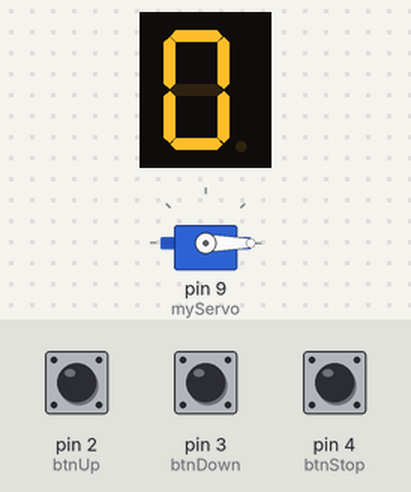
Bench run of a sketch on a simulated Arduino Uno, built with avr-gcc and run on an emulated ATmega328P. On the bench: 1-digit seven-segment display, servo. Wiring (inferred from the names in the program): 1-digit 7-segment display, segments lit when HIGH: segments pin 5, pin 6, pin 7, pin 12, pin 13, A0, A1. The inputs (shaded band) are chosen by the test bench; at power-on: pin 2 (btnUp) HIGH, pin 3 (btnDown) HIGH, pin 4 (btnStop) HIGH. The segment pins are drawn as the display they are named for.

Above: at 1.2 s.
1.3 s: pin 2 (btnUp) pulled LOW for 0.15 s
At 1.46 s:
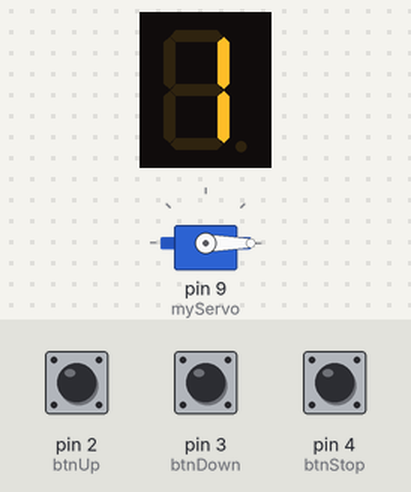
2.0 s: pin 3 (btnDown) pulled LOW for 0.15 s
At 2.9 s:
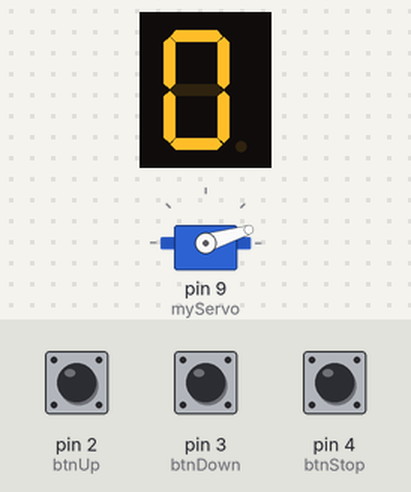
3.6 s: pin 2 (btnUp) pulled LOW for 1 s
At 4.55 s:
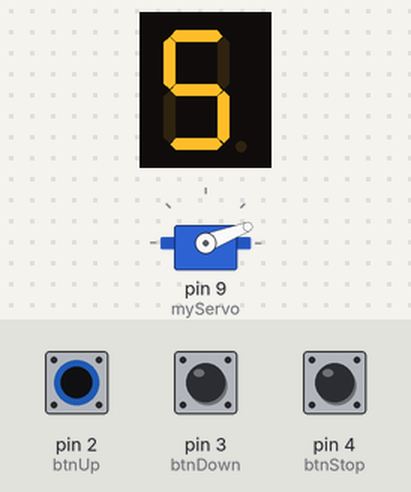
5.2 s: pin 4 (btnStop) pulled LOW for 0.15 s
At 6.4 s:
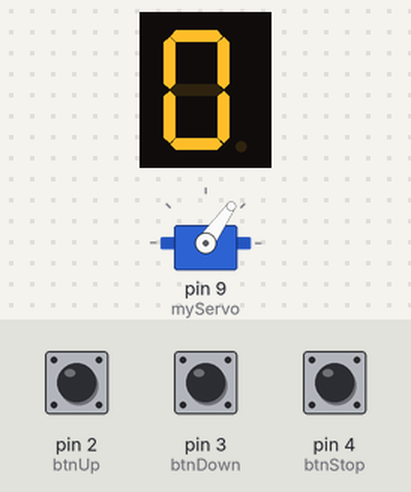
6.8 s: pin 2 (btnUp) pulled LOW for 3.2 s
At 8.55 s:
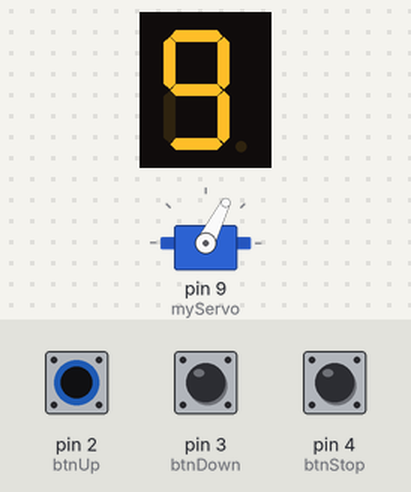
10.6 s: pin 3 (btnDown) pulled LOW for 1 s
At 11.86 s:
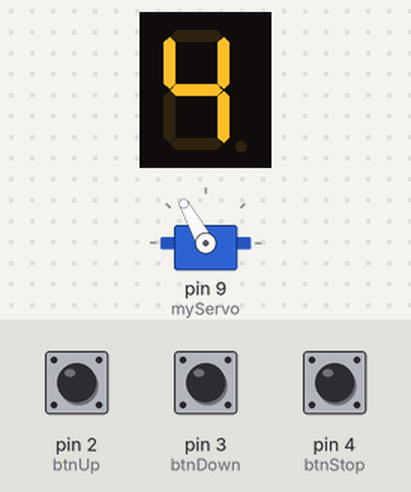
Timing chart, 0 to 13.2 s (numbered marks = the images above; inputs shaded):
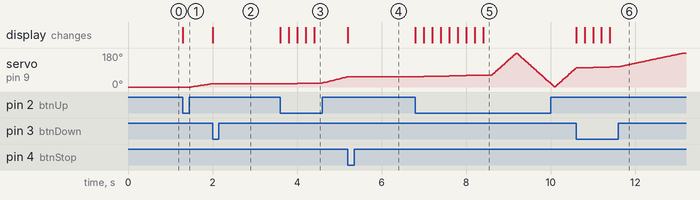

Measured:
- after the input at 1.3 s, servo on pin 9 (myServo): moves from 0° to 17° over 0.48 s, starting after 0.20 s; the display: changes at once (image 1)
- after the input at 2.0 s, servo on pin 9 (myServo): stays 17° (without the input it goes to 18° after 0.01 s); the display: changes at once (image 2)
- after the input at 3.6 s, servo on pin 9 (myServo): moves from 17° to 54° over 1.4 s, starting after 0.20 s; the display: first changes at once (image 3 shows a later state)
- after the input at 5.2 s, servo on pin 9 (myServo): goes on until 5.2 s, then stays 55°; the display: changes at once (image 4)
- after the input at 6.8 s, servo on pin 9 (myServo): 55° → 56° after 0.20 s, → 57° 0.20 s later, → 58° 0.20 s later, → 59° 0.20 s later, … (101 changes in this stretch); the display: first changes at once (image 5 shows a later state)
- after the input at 10.6 s, the display: first changes at once (image 6 shows a later state)

The sketch:

rotate_0_9_v2.ino
```cpp
#include <Servo.h>

Servo myServo;

// --- STATE VARIABLES ---
int currentLevel = 0;
int currentAngle = 0;
bool movingUp = true;
unsigned long lastMoveTime = 0; // For non-blocking timing

// --- PIN DEFINITIONS ---
const int btnUp   = 2;
const int btnDown = 3;
const int btnStop = 4;
const int segPins[] = {5, 6, 7, 12, 13, A0, A1};

byte digits[10][7] = {
  {1,1,1,1,1,1,0}, {0,1,1,0,0,0,0}, {1,1,0,1,1,0,1}, {1,1,1,1,0,0,1},
  {0,1,1,0,0,1,1}, {1,0,1,1,0,1,1}, {1,0,1,1,1,1,1}, {1,1,1,0,0,0,0},
  {1,1,1,1,1,1,1}, {1,1,1,1,0,1,1}
};

void setup() {
  myServo.attach(9);
  pinMode(btnUp, INPUT_PULLUP);
  pinMode(btnDown, INPUT_PULLUP);
  pinMode(btnStop, INPUT_PULLUP);

  for (int i = 0; i < 7; i++) pinMode(segPins[i], OUTPUT);
  displayDigit(0);
  myServo.write(currentAngle); // Start at 0
}

void loop() {
  // 1. CHECK BUTTONS (Instant Response)
  if (digitalRead(btnUp) == LOW && currentLevel < 9) {
    currentLevel++;
    displayDigit(currentLevel);
    delay(200); // Simple debounce
  }

  if (digitalRead(btnDown) == LOW && currentLevel > 0) {
    currentLevel--;
    displayDigit(currentLevel);
    delay(200);
  }

  if (digitalRead(btnStop) == LOW) {
    currentLevel = 0;
    displayDigit(0);
    delay(200);
  }

  // 2. NON-BLOCKING SWEEP LOGIC
  if (currentLevel > 0) {
    int stepDelay = map(currentLevel, 1, 9, 30, 5); // 5ms is safer for MG90S

    // Only move if enough time has passed
    if (millis() - lastMoveTime >= stepDelay) {
      lastMoveTime = millis(); // Reset the timer

      if (movingUp) {
        currentAngle++;
        if (currentAngle >= 180) movingUp = false;
      } else {
        currentAngle--;
        if (currentAngle <= 0) movingUp = true;
      }

      myServo.write(currentAngle);
    }
  }
}

void displayDigit(int num) {
  for (int i = 0; i < 7; i++) {
    digitalWrite(segPins[i], digits[num][i]);
  }
}
```
